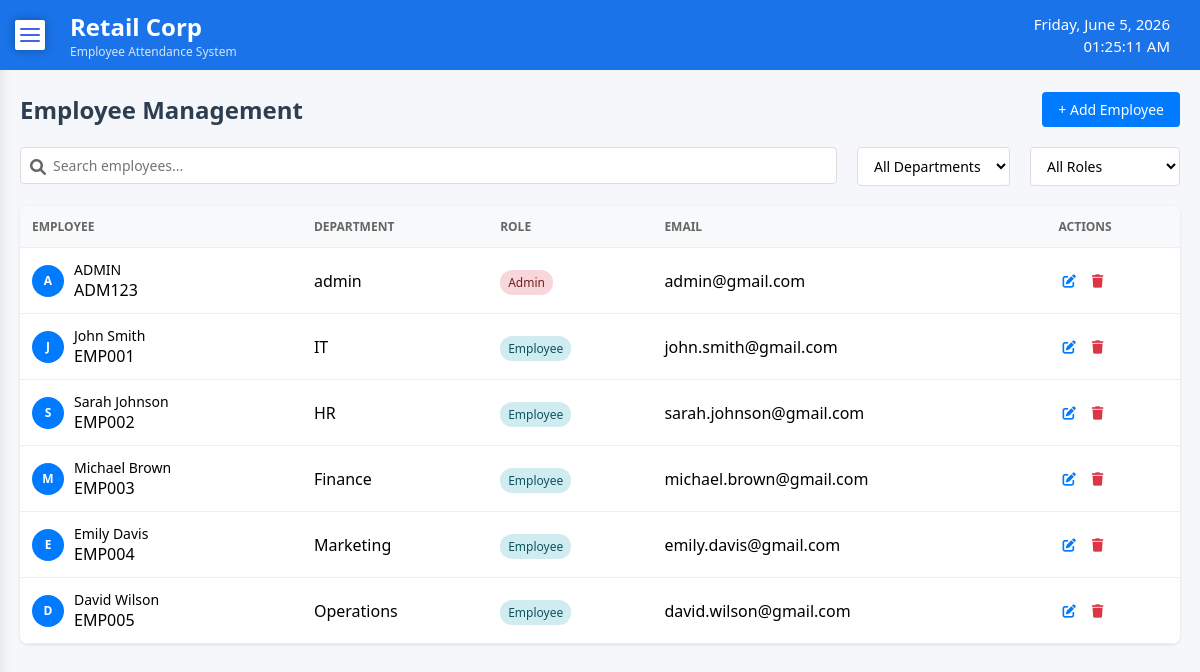
Page /admin/employee_management.php (signed in) on the earlier database version.
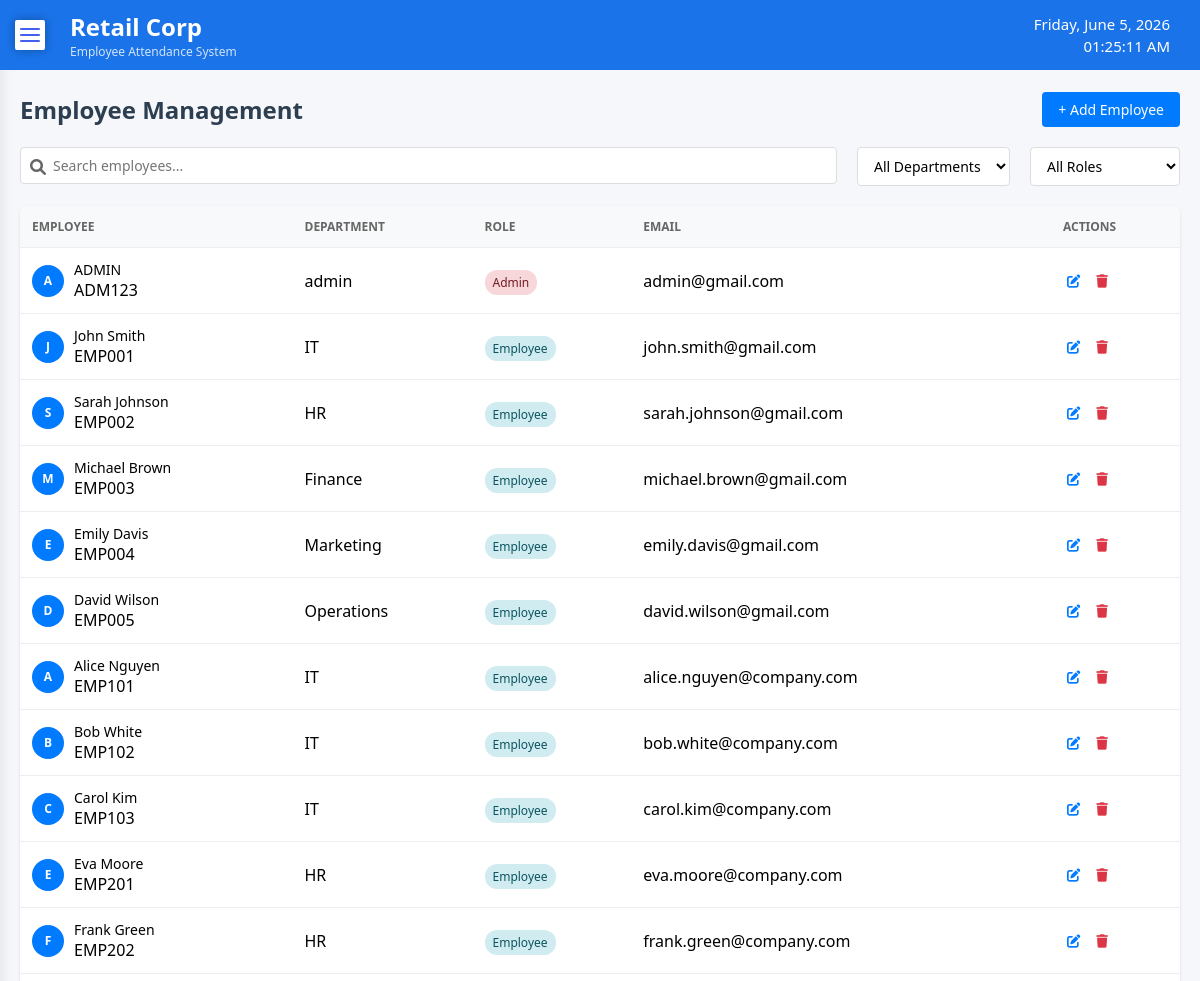
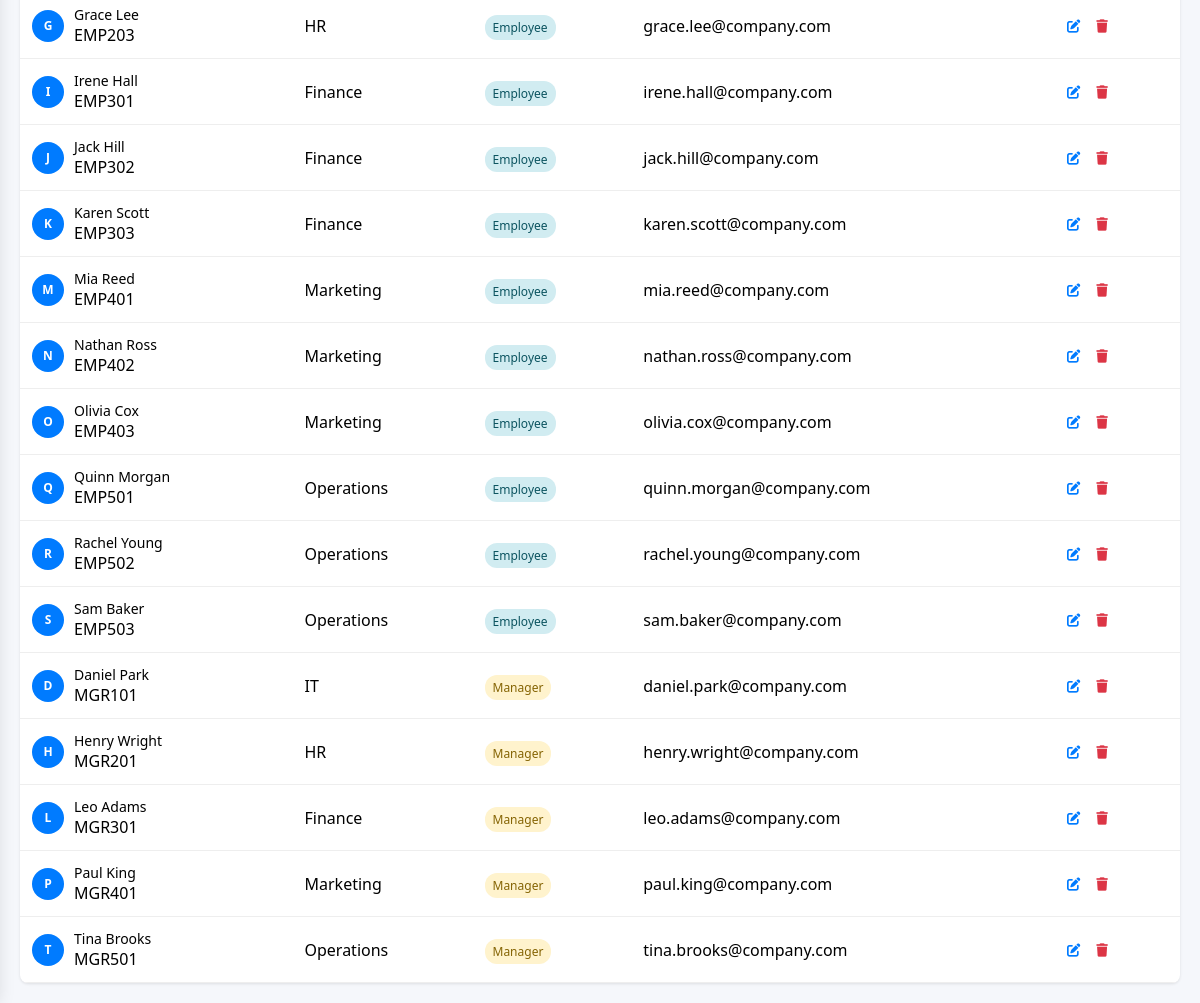
Same page on the later database version (2 pictures, top to bottom).
### tables this page shows
CREATE TABLE employees (
    employee_id VARCHAR(50) PRIMARY KEY,
    name VARCHAR(100) NOT NULL,
    user_type ENUM('employee', 'manager', 'admin') NOT NULL,
    password_hash VARCHAR(255) NOT NULL,
    email VARCHAR(100) UNIQUE,
    shift_id INT,
    department_id INT,
    FOREIGN KEY (shift_id) REFERENCES shifts(shift_id),
    FOREIGN KEY (department_id) REFERENCES departments(id)
);

CREATE TABLE IF NOT EXISTS departments (
    id INT AUTO_INCREMENT PRIMARY KEY,
    name VARCHAR(100) NOT NULL,
    description TEXT,
    shift_required BOOLEAN DEFAULT 0
);

### admin/employee_management.php (the view, shortened to what this page needs)
<?php
require '../component/connection.php';
$stmt = $pdo->query
("
    SELECT e.*, d.name AS department_name
    FROM employees e
    LEFT JOIN departments d ON e.department_id = d.id
");
$employees = $stmt->fetchAll(PDO::FETCH_ASSOC);
?>
<!DOCTYPE html>
<html lang="en">
<head>
  <link rel="stylesheet" href="../css/employee_management.css" />
  <link rel="stylesheet" href="https://cdnjs.cloudflare.com/ajax/libs/font-awesome/6.4.0/css/all.min.css" />
</head>
<body>
  <?php include 'sidebar.php'; ?>
  <div class="container">
    <div class="employee_management-header">
        <h1>Employee Management</h1>
        <button class="add-employee-btn" onclick="openAddModal()">+ Add Employee</button>
    </div>
    <div class="filters">
        <div class="search-box">
            <span class="search-icon"><i class="fa-solid fa-magnifying-glass"></i></span>
            <input type="text" id="searchInput" placeholder="Search employees..." onkeyup="filterEmployees()" />
        </div>
        <select class="filter-select" id="departmentFilter" onchange="filterEmployees()">
            <option value="">All Departments</option>
        </select>
        <select class="filter-select" id="roleFilter" onchange="filterEmployees()">
            <option value="">All Roles</option>
        </select>
    </div>
    <div class="employee-table">
        <table>
            <thead>
                <tr>
                    <th>Employee</th>
                    <th>Department</th>
                    <th>Role</th>
                    <th>Email</th>
                    <th>Actions</th>
                </tr>
            </thead>
            <tbody id="employeeTableBody">
                <?php foreach ($employees as $employee): ?>
                <tr>
                    <td>
                        <div class="employee-info">
                            <div class="employee-avatar"><?= strtoupper(substr($employee['name'], 0, 1)) ?></div>
                            <div class="employee-details">
                                <h4><?= htmlspecialchars($employee['name']) ?></h4>
                                <div class="employee-id"><?= htmlspecialchars($employee['employee_id']) ?></div>
                            </div>
                        </div>
                    </td>
                    <td><?= htmlspecialchars($employee['department_name'] ?? 'N/A') ?></td>
                    <td>
                        <span class="badge <?= $employee['user_type'] ?>">
                            <?= ucfirst($employee['user_type']) ?>
                        </span>
                    </td>
                    <td><?= htmlspecialchars($employee['email']) ?></td>
                    <td>
                        <div class="actions">
                            <button class="action-btn edit-btn" onclick="editEmployee(
                                '<?= $employee['employee_id'] ?>',
                                '<?= htmlspecialchars($employee['name'], ENT_QUOTES) ?>',
                                '<?= htmlspecialchars($employee['department_name'] ?? '', ENT_QUOTES) ?>',
                                '<?= $employee['user_type'] ?>',
                                '<?= htmlspecialchars($employee['email'], ENT_QUOTES) ?>'
                            )" title="Edit">
                                <i class="fa-solid fa-pen-to-square"></i>
                            </button>
                            <form method="POST" style="display:inline" onsubmit="return confirm('Are you sure you want to delete this employee?')">
                                <button type="submit" class="action-btn delete-btn" title="Delete">
                                    <i class="fa-solid fa-trash"></i>
                                </button>
                            </form>
                        </div>
                    </td>
                </tr>
                <?php endforeach; ?>
            </tbody>
        </table>
    </div>
  </div>
</body>
</html>

### admin/sidebar.php (shortened to what this page needs)
<!DOCTYPE html>
<html lang="en">
<head>
    <link rel="stylesheet" href="https://cdnjs.cloudflare.com/ajax/libs/font-awesome/6.0.0-beta3/css/all.min.css"/>
    <link rel="stylesheet" href="../css/sidebar.css" />
</head>
<body>
    <div class="header">
        <div class="left-header">
            <h1>Retail Corp</h1>
            <p>Employee Attendance System</p>
        </div>
        <div class="right-header">
            <div class="date" id="date"></div>
            <div class="time" id="time"></div>
        </div>
    </div>
    <label>
        <div class="toggle">
            <span class="top_line common"></span>
            <span class="middle_line common"></span>
            <span class="bottom_line common"></span>
        </div>
    </label>
</body>
</html>

### css/employee_management.css (style rules this page uses)
* { margin: 0; padding: 0; box-sizing: border-box; }
body { font-family: 'Segoe UI', Tahoma, Geneva, Verdana, sans-serif; background-color: #f8f9fa; padding-top: 50px; }
.container { width: 100%; margin: 0 auto; padding: 20px; }
.employee_management-header { display: flex; justify-content: space-between; align-items: center; margin-bottom: 20px; }
.employee_management-header h1 { color: #2c3e50; font-size: 24px; font-weight: 600; }
.add-employee-btn { background-color: #007bff; color: white; border: none; padding: 8px 16px; border-radius: 4px; cursor: pointer; font-size: 14px; display: flex; align-items: center; gap: 8px; }
.filters { display: flex; gap: 20px; margin-bottom: 20px; flex-wrap: wrap; }
.search-box { position: relative; flex: 1; min-width: 200px; }
.search-box input { width: 100%; padding: 8px 8px 8px 32px; border: 1px solid #ddd; border-radius: 4px; font-size: 14px; }
.search-icon { position: absolute; left: 10px; top: 50%; transform: translateY(-50%); color: #666; }
.filter-select { padding: 8px 12px; border: 1px solid #ddd; border-radius: 4px; font-size: 14px; background: white; min-width: 150px; }
.employee-table { background: white; border-radius: 8px; overflow: hidden; box-shadow: 0 1px 3px rgba(0,0,0,0.1); width: 100%; }
table { width: 100%; border-collapse: collapse; }
thead { background-color: #f8f9fa; }
th, td { padding: 12px; text-align: left; border-bottom: 1px solid #eee; }
th { font-weight: 600; color: #666; font-size: 12px; text-transform: uppercase; }
.employee-info { display: flex; align-items: center; gap: 10px; }
.employee-avatar { width: 32px; height: 32px; background-color: #007bff; color: white; border-radius: 50%; display: flex; align-items: center; justify-content: center; font-weight: bold; font-size: 12px; }
.employee-details h4 { margin: 0; font-size: 14px; font-weight: 500; }
.badge { padding: 4px 8px; border-radius: 12px; font-size: 12px; font-weight: 500; }
.badge.manager { background-color: #fff3cd; color: #856404; }
.badge.employee { background-color: #d1ecf1; color: #0c5460; }
.badge.admin { background-color: #f8d7da; color: #721c24; }
.actions { display: flex; gap: 8px; }
.action-btn { background: none; border: none; cursor: pointer; padding: 4px; border-radius: 4px; }
.edit-btn { color: #007bff; }
.delete-btn { color: #dc3545; }

### css/sidebar.css (style rules this page uses)
* { margin: 0; padding: 0; box-sizing: border-box; font-family: 'Segoe UI', Tahoma, Geneva, Verdana, sans-serif; }
body { background-color: #f5f7fb; }
.header { display: flex; justify-content: space-between; align-items: center; background-color: #1a73e8; color: white; padding: 15px 30px; position: fixed; width: 100%; top: 0; left: 0; z-index: 5; height: 70px; }
.left-header { margin-left: 40px; }
.left-header h1 { margin: 0; font-size: 24px; }
.left-header p { font-size: 12px; opacity: 0.8; }
.right-header { text-align: right; }
.right-header .date, .right-header .time { font-size: 15px; margin: 2px 0; font-weight: 500; }
.toggle { position: fixed; height: 30px; width: 30px; top: 20px; left: 15px; z-index: 10; cursor: pointer; border-radius: 2px; background-color: #fff; box-shadow: 0 0 10px rgba(0, 0, 0, 0.3); }
.toggle .top_line, .toggle .middle_line, .toggle .bottom_line { position: absolute; height: 2px; width: 20px; background-color: #4361ee; border-radius: 50px; transition: 0.3s ease; }
.toggle .top_line { top: 30%; left: 50%; transform: translate(-50%, -50%); }
.toggle .middle_line { top: 50%; left: 50%; transform: translate(-50%, -50%); }
.toggle .bottom_line { top: 70%; left: 50%; transform: translate(-50%, -50%); }

Differences in the rows shown:
added employees: name "A", name "Alice Nguyen", employee_id "EMP101", department.name "IT", user_type "Employee", email "alice.nguyen@company.com"
added employees: name "B", name "Bob White", employee_id "EMP102", department.name "IT", user_type "Employee", email "bob.white@company.com"
added employees: name "C", name "Carol Kim", employee_id "EMP103", department.name "IT", user_type "Employee", email "carol.kim@company.com"
added employees: name "E", name "Eva Moore", employee_id "EMP201", department.name "HR", user_type "Employee", email "eva.moore@company.com"
added employees: name "F", name "Frank Green", employee_id "EMP202", department.name "HR", user_type "Employee", email "frank.green@company.com"
added employees: name "G", name "Grace Lee", employee_id "EMP203", department.name "HR", user_type "Employee", email "grace.lee@company.com"
added employees: name "I", name "Irene Hall", employee_id "EMP301", department.name "Finance", user_type "Employee", email "irene.hall@company.com"
added employees: name "J", name "Jack Hill", employee_id "EMP302", department.name "Finance", user_type "Employee", email "jack.hill@company.com"
added employees: name "K", name "Karen Scott", employee_id "EMP303", department.name "Finance", user_type "Employee", email "karen.scott@company.com"
added employees: name "M", name "Mia Reed", employee_id "EMP401", department.name "Marketing", user_type "Employee", email "mia.reed@company.com"
added employees: name "N", name "Nathan Ross", employee_id "EMP402", department.name "Marketing", user_type "Employee", email "nathan.ross@company.com"
added employees: name "O", name "Olivia Cox", employee_id "EMP403", department.name "Marketing", user_type "Employee", email "olivia.cox@company.com"
added employees: name "Q", name "Quinn Morgan", employee_id "EMP501", department.name "Operations", user_type "Employee", email "quinn.morgan@company.com"
added employees: name "R", name "Rachel Young", employee_id "EMP502", department.name "Operations", user_type "Employee", email "rachel.young@company.com"
added employees: name "S", name "Sam Baker", employee_id "EMP503", department.name "Operations", user_type "Employee", email "sam.baker@company.com"
added employees: name "D", name "Daniel Park", employee_id "MGR101", department.name "IT", user_type "Manager", email "daniel.park@company.com"
added employees: name "H", name "Henry Wright", employee_id "MGR201", department.name "HR", user_type "Manager", email "henry.wright@company.com"
added employees: name "L", name "Leo Adams", employee_id "MGR301", department.name "Finance", user_type "Manager", email "leo.adams@company.com"
added employees: name "P", name "Paul King", employee_id "MGR401", department.name "Marketing", user_type "Manager", email "paul.king@company.com"
added employees: name "T", name "Tina Brooks", employee_id "MGR501", department.name "Operations", user_type "Manager", email "tina.brooks@company.com"
